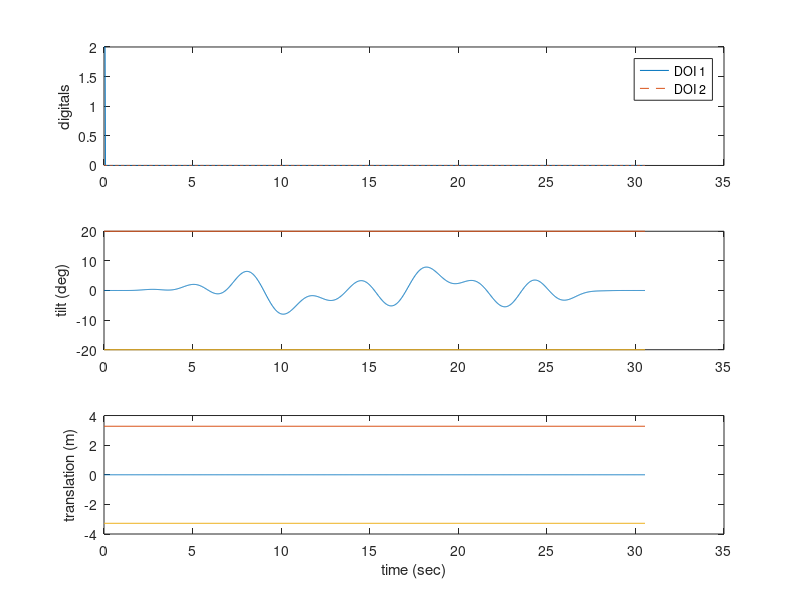
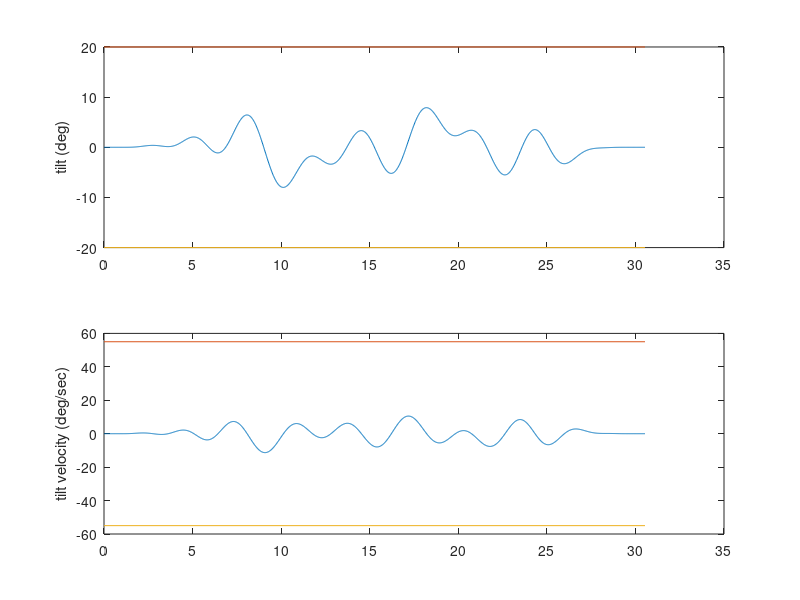
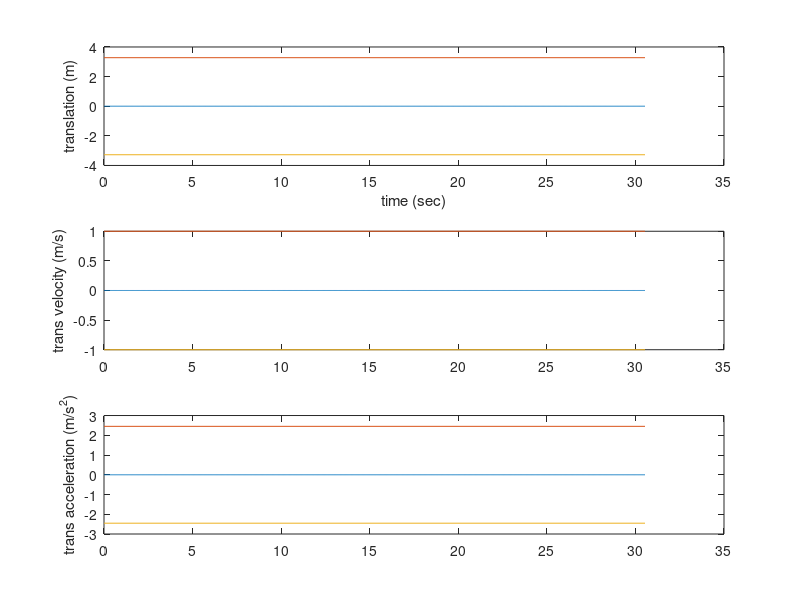

The MATLAB source for these figures, in order: (Note: this script raises an error after producing the figures.)
% TTSprofiles_lannaloop.m
% Build profiles for SOE1B Tilt Translation Sled
% Simple sin wave tilt

% UPDATED on 9/30/2022

% Sled translation (S) = 5080 DAcounts/inch, + = forward, rightward (opposite door)
% Tilt rotation (R) = 200 DAcounts/deg, + = forward, rightward (opposite door) <- CONFIRM?
% dio1 = eye calibration LEDs and timer, 32 bit unsigned integer (binary coded decimal)
%        bits 0 = start/stop of profiles that is recorded on video inserter
%        bit 5 (32) = restart timer
% dio2 = onboard/monitor lighting, 1=on,0=off
%-----------------------------------------------------------------------------------------
clc; clear all; close all;
code_path= pwd;

% default scale factors
Ssf = 5080/.0254;   % DAC counts/m, based upon there being 5080 counts per inch, and converting to meters. S is for Sled translation
Rsf = 200;       	% DAC counts/deg, based upon tehre being 200 counts per deg of tilt. R is for Rotation of tilt
sr=50;          	% sample rate 50 Hz

% maximum parameters:
% tilt = +/-20 degrees (could maybe squeeze out 21 without changing where the stops are)
% translation = +/- 10 ft 9 inches, or only +/-7ft 6 inches if avoiding the splice
% (for a little margin, will use +/- 7ft 3 inches)
tilt_max = 20;                      % deg
% trans_max = (7*12 + 3) * 0.0254;  % meters, avoiding splice
trans_max = (10*12 + 9) * 0.0254;   % meters, crossing splice
g = 9.81;                           % m/s^2
gain = -0.3; k = (gain/9.81)*(180/pi);

%%%%%%%%%%%%%%%%%%%%%%%%%%%%%%%%% EDIT HERE %%%%%%%%%%%%%%%%%%%%%%%%%%%%%%%
% Provide some time with zero motion at the beginnign and end, if desired
zpad=1;                         % sec at beginning runs padded with zeros
zpad_after = 1;                 % sec at the end of runs padded with zeros
cycles = 1;                     % number of cycles for the sine to run
freq = [0.07,0.18, 0.31  ];       % Hz 1:*[0.07,0.18, 0.31], *[0.07,0.25, 0.33 ], [0.07,0.17, 0.27, .47 ],[0.07,0.19, 0.26, .48 ], *[0.07,0.19, 0.36  ];
ampl = [1 1 1 ];                % +/- deg 
amp_scale = 8;
phase_shift = [ 0, 0, 0];

s1 = 'Test.txt'; %s2 = num2str(freq(f)); s3= '_a'; s4 = num2str(ampl(a));
%s5 = '_vtilt_ttilt_on.txt';
%%%%%%%%%%%%%%%%%%%%%%%%%%%%%%%%%%%% EDIT HERE %%%%%%%%%%%%%%%%%%%%%%%%%%%%
filename = strcat(s1); %,s2,s3,s4,s5
%%%%%%%%%%%%%%%%%%%%%%%%%%%%%%%%%%%%%%%%%%%%%%%%%%%%%%%%%%%%%%%%%%%%%%%%%%%

%select where to save the TTS profile
[fname,fpath]=uiputfile(filename,'Select directory to save profiles to:');
cd(fpath)

%% TTS Tilt Profile
tramp = 1/freq(1)/2; % ensures its goes to full sine at a peak, so its smooth
tend = 2*tramp + cycles / freq(1);     % time required to do ramp up, # cycles, ramp down

% Sum of Sines
sinusoid = ampl' .* sin([1/sr:1/sr:tend].*freq'.*2*pi+phase_shift');
sinusoid = sinusoid';
L = length(sinusoid);

ramp_sine = zeros(L,length(ampl));
ramp = zeros(L,1);
for i = 1:L
    if i <= tramp*sr
        ramp(i) = 1/tramp * (i/sr - tramp/(2*pi) * sin(2*pi*i/sr/tramp)); % This is sigmoidal ramp, which is better since it avoids jumps
        ramp_sine(i,:) = ramp(i) * sinusoid(i,:);  % scale the profile by the ramp up
    elseif i > L - tramp*sr
        irampdown = (i-(L-tramp*sr));
        ramp(i) = 1 - 1/tramp * (irampdown/sr - tramp/(2*pi) * sin(2*pi*irampdown/sr/tramp)); % sigmoidal ramp down
        ramp_sine(i,:) = ramp(i) * sinusoid(i,:); % scale the profile by the ramp down
    else
        ramp_sine(i,:) = sinusoid(i,:); % in the middle, do no scaling of the profile
        ramp(i) = 1;
    end
end

ttsSin = sum(ramp_sine,2);

% add in the zero padding at the beginning and end of the profile
Rcom = [zeros(zpad*sr,1); ttsSin; zeros(zpad_after*sr,1)];
max_amp = max(abs(Rcom));
Rcom = Rcom*amp_scale/max_amp;

%% TTS Translation
Scom = zeros(length(Rcom), 1); %%No translation in these, edit to include translation
%%%%%%%%%%%%%%%%%%%%%%%%%%%%%%%%%%%%%%%%%%%%%%%%%%%%%%%%%%%%%%%%%%%%%%%%%%%
time = [0:length(Rcom)-1]' / sr;


%% Create linear acceleration, linear velocity, and angular velocity info
linvel = [0; diff(Scom)*sr];  % m/s, linear velocity through numerical differentiation
linaccel = [0; diff(linvel)*sr]; % m/s^2 linear acceleration through numerical differentiation

angvel = [0; diff(Rcom)*sr];   % deg/s, angular velocity through numerical differentiation

%% Digital Outputs (DOs) - can control lights, etc. depending upon the VI.
DO=zeros(length(Scom),2);
DO(1,1) = 2; DO(2,1) = 2; DO(3,1) = 2; DO(4,1) = 2; %make the first few rows of column 1 turn off lights for VR


%% Plot profile
figure;
subplot(3,1,1); plot(time, DO(:,1), time, DO(:,2), '--'); ylabel('digitals'); legend('DOI 1', 'DOI 2')
subplot(3,1,2); plot(time, Rcom, [0, max(time)], tilt_max*[1 1], [0, max(time)], -tilt_max*[1 1]); ylabel('tilt (deg)')
subplot(3,1,3); plot(time, Scom, [0, max(time)], trans_max*[1 1], [0, max(time)], -trans_max*[1 1]); xlabel('time (sec)'); ylabel('translation (m)');


if max(abs(Rcom)) > tilt_max
    error('Tilt profile exceeds the device limits');
end
if max(abs(Scom)) > trans_max
    error('Translation profile exceeds the device limits');
end

disp('Verify commanded motions are correct in plot. Press any key to proceed.')
pause;

figure;
angvel_max = 55;   % deg/s -- this is somethwat arbitrary, should put more thought into it! But Jordan did this in his Exp 1 SD profiles
subplot(2,1,1); plot(time, Rcom, [0, max(time)], tilt_max*[1 1], [0, max(time)], -tilt_max*[1 1]); ylabel('tilt (deg)')
subplot(2,1,2); plot(time, angvel, [0, max(time)], angvel_max*[1 1], [0, max(time)], -angvel_max*[1 1]); ylabel('tilt velocity (deg/sec)');
disp('Verify angular velocity inputs are correct in plot. Press any key to proceed.')
pause;
% cd(fpath)
% saveas(gcf, [ s1]); 
% cd(code_path)

figure;
linvel_max = 1;  % m/s -- this is somethwat arbitrary, should put more thought into it! But we do seem to get "shuddering" over 1 m/s
linaccel_max = 0.25*9.81; % m/s^2, corresponds to 0.25 g's
subplot(3,1,1); plot(time, Scom, [0, max(time)], trans_max*[1 1], [0, max(time)], -trans_max*[1 1]); xlabel('time (sec)'); ylabel('translation (m)');
subplot(3,1,2); plot(time, linvel, [0, max(time)], linvel_max*[1 1], [0, max(time)], -linvel_max*[1 1]); ylabel('trans velocity (m/s)');
subplot(3,1,3); plot(time, linaccel, [0, max(time)], linaccel_max*[1 1], [0, max(time)], -linaccel_max*[1 1]); ylabel('trans acceleration (m/s^2)');

disp('Verify linear velocity and acceleration inputs are correct in plot. Press any key to proceed. WILL SAVE FILE!')
pause;

% save binary output files
% 1: Digital output #1, used to turn VR or tablet on/off
% 2: Digital output #2, all zeros, turns physical lights on and off, 0s turns off
% 3: Tilt angle in counts where 200 counts = 1 deg
% 4: Translation position in counts where 5080 counts = 1 inch
% Have to round to the nearest integer of counts
Profile=round([DO(:,1), DO(:,2), Rcom*Rsf, Scom*Ssf]);

%% If you are making a profile with 8 columns, like for controlling the VR translation directly
Profile567 = [Profile, linaccel*Ssf, linvel*Ssf, angvel*Rsf]; % trans_counts/s^2, trans_counts/s, tilt_counts/s
Profile8 = Rcom; % translation position in meters to drive the VR scene
fid=fopen([fname],'wt');
for j=1:length(Profile)
    fprintf(fid,'%i\t %i\t %i\t %i\t %.8f\t %.8f\t %.8f\t %.8f\n',Profile567(j,1),Profile567(j,2),Profile567(j,3),Profile567(j,4),Profile567(j,5),Profile567(j,6),Profile567(j,7), Profile8(j,1));
end
fclose(fid);
cd(code_path);
